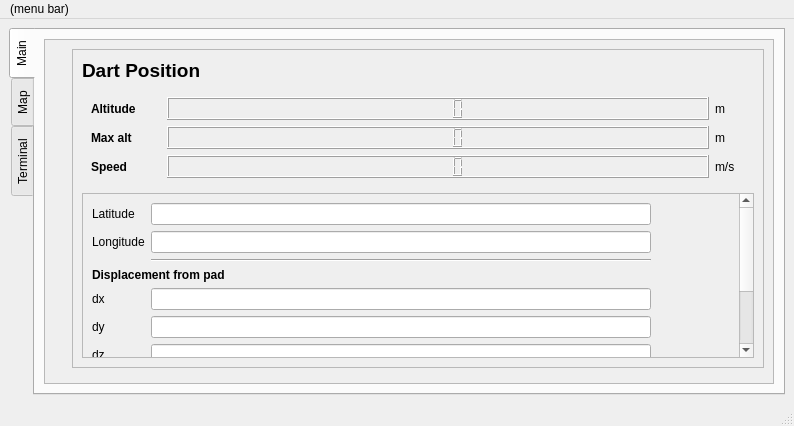
<?xml version="1.0" encoding="UTF-8"?>
<ui version="4.0">
 <class>MainWindow</class>
 <widget class="QMainWindow" name="MainWindow">
  <property name="geometry">
   <rect>
    <x>0</x>
    <y>0</y>
    <width>794</width>
    <height>426</height>
   </rect>
  </property>
  <property name="windowTitle">
   <string>TOAD GCS</string>
  </property>
  <widget class="QWidget" name="centralwidget">
   <layout class="QVBoxLayout" name="verticalLayout">
    <item>
     <widget class="QTabWidget" name="tabWidget">
      <property name="cursor">
       <cursorShape>ArrowCursor</cursorShape>
      </property>
      <property name="tabPosition">
       <enum>QTabWidget::West</enum>
      </property>
      <property name="currentIndex">
       <number>0</number>
      </property>
      <widget class="QWidget" name="MainTab">
       <attribute name="title">
        <string>Main</string>
       </attribute>
       <layout class="QVBoxLayout" name="verticalLayout_2">
        <item>
         <widget class="QScrollArea" name="scrollArea">
          <property name="widgetResizable">
           <bool>true</bool>
          </property>
          <widget class="QWidget" name="scrollAreaWidgetContents">
           <property name="geometry">
            <rect>
             <x>0</x>
             <y>0</y>
             <width>723</width>
             <height>337</height>
            </rect>
           </property>
           <layout class="QGridLayout" name="gridLayout">
            <item row="0" column="1">
             <widget class="toad_frame_1" name="frame_2">
              <property name="frameShape">
               <enum>QFrame::StyledPanel</enum>
              </property>
              <property name="frameShadow">
               <enum>QFrame::Raised</enum>
              </property>
             </widget>
            </item>
            <item row="1" column="1">
             <widget class="toad_frame_3" name="frame_5">
              <property name="frameShape">
               <enum>QFrame::StyledPanel</enum>
              </property>
              <property name="frameShadow">
               <enum>QFrame::Raised</enum>
              </property>
             </widget>
            </item>
            <item row="0" column="0" rowspan="2">
             <widget class="toad_frame_master" name="frame">
              <property name="frameShape">
               <enum>QFrame::StyledPanel</enum>
              </property>
              <property name="frameShadow">
               <enum>QFrame::Raised</enum>
              </property>
             </widget>
            </item>
            <item row="1" column="2">
             <widget class="toad_frame_4" name="frame_6">
              <property name="frameShape">
               <enum>QFrame::StyledPanel</enum>
              </property>
              <property name="frameShadow">
               <enum>QFrame::Raised</enum>
              </property>
             </widget>
            </item>
            <item row="1" column="3">
             <widget class="toad_frame_5" name="frame_4">
              <property name="frameShape">
               <enum>QFrame::StyledPanel</enum>
              </property>
              <property name="frameShadow">
               <enum>QFrame::Raised</enum>
              </property>
             </widget>
            </item>
            <item row="0" column="2">
             <widget class="toad_frame_2" name="frame_3">
              <property name="frameShape">
               <enum>QFrame::StyledPanel</enum>
              </property>
              <property name="frameShadow">
               <enum>QFrame::Raised</enum>
              </property>
             </widget>
            </item>
            <item row="0" column="3">
             <widget class="QFrame" name="frame_dart_location">
              <property name="frameShape">
               <enum>QFrame::StyledPanel</enum>
              </property>
              <property name="frameShadow">
               <enum>QFrame::Raised</enum>
              </property>
              <layout class="QVBoxLayout" name="verticalLayout_3">
               <item>
                <widget class="QLabel" name="label_dart_position">
                 <property name="font">
                  <font>
                   <pointsize>14</pointsize>
                   <weight>75</weight>
                   <bold>true</bold>
                  </font>
                 </property>
                 <property name="text">
                  <string>Dart Position</string>
                 </property>
                </widget>
               </item>
               <item>
                <widget class="QWidget" name="formWidget_2" native="true">
                 <layout class="QGridLayout" name="gridLayout_2">
                  <item row="2" column="0">
                   <widget class="QLabel" name="label_2">
                    <property name="maximumSize">
                     <size>
                      <width>70</width>
                      <height>16777215</height>
                     </size>
                    </property>
                    <property name="font">
                     <font>
                      <weight>75</weight>
                      <bold>true</bold>
                     </font>
                    </property>
                    <property name="text">
                     <string>Speed</string>
                    </property>
                   </widget>
                  </item>
                  <item row="1" column="0">
                   <widget class="QLabel" name="label">
                    <property name="maximumSize">
                     <size>
                      <width>70</width>
                      <height>16777215</height>
                     </size>
                    </property>
                    <property name="font">
                     <font>
                      <weight>75</weight>
                      <bold>true</bold>
                     </font>
                    </property>
                    <property name="text">
                     <string>Max alt</string>
                    </property>
                   </widget>
                  </item>
                  <item row="0" column="1">
                   <widget class="QLCDNumber" name="lcdNumber"/>
                  </item>
                  <item row="0" column="0">
                   <widget class="QLabel" name="altitudeLabel">
                    <property name="maximumSize">
                     <size>
                      <width>70</width>
                      <height>16777215</height>
                     </size>
                    </property>
                    <property name="font">
                     <font>
                      <weight>75</weight>
                      <bold>true</bold>
                     </font>
                    </property>
                    <property name="text">
                     <string>Altitude</string>
                    </property>
                   </widget>
                  </item>
                  <item row="0" column="2">
                   <widget class="QLabel" name="label_3">
                    <property name="maximumSize">
                     <size>
                      <width>30</width>
                      <height>16777215</height>
                     </size>
                    </property>
                    <property name="text">
                     <string>m</string>
                    </property>
                   </widget>
                  </item>
                  <item row="1" column="2">
                   <widget class="QLabel" name="label_4">
                    <property name="maximumSize">
                     <size>
                      <width>30</width>
                      <height>16777215</height>
                     </size>
                    </property>
                    <property name="text">
                     <string>m</string>
                    </property>
                   </widget>
                  </item>
                  <item row="2" column="2">
                   <widget class="QLabel" name="label_5">
                    <property name="maximumSize">
                     <size>
                      <width>30</width>
                      <height>16777215</height>
                     </size>
                    </property>
                    <property name="text">
                     <string>m/s</string>
                    </property>
                   </widget>
                  </item>
                  <item row="1" column="1">
                   <widget class="QLCDNumber" name="lcdNumber_2"/>
                  </item>
                  <item row="2" column="1">
                   <widget class="QLCDNumber" name="lcdNumber_3"/>
                  </item>
                 </layout>
                </widget>
               </item>
               <item>
                <widget class="QScrollArea" name="scrollArea_2">
                 <property name="widgetResizable">
                  <bool>true</bool>
                 </property>
                 <widget class="QWidget" name="scrollAreaWidgetContents_2">
                  <property name="geometry">
                   <rect>
                    <x>0</x>
                    <y>0</y>
                    <width>619</width>
                    <height>310</height>
                   </rect>
                  </property>
                  <layout class="QVBoxLayout" name="verticalLayout_4">
                   <item>
                    <layout class="QFormLayout" name="formLayout">
                     <property name="fieldGrowthPolicy">
                      <enum>QFormLayout::AllNonFixedFieldsGrow</enum>
                     </property>
                     <item row="0" column="0">
                      <widget class="QLabel" name="latitudeLabel">
                       <property name="text">
                        <string>Latitude</string>
                       </property>
                      </widget>
                     </item>
                     <item row="0" column="1">
                      <widget class="QLineEdit" name="latitudeLineEdit">
                       <property name="maximumSize">
                        <size>
                         <width>500</width>
                         <height>16777215</height>
                        </size>
                       </property>
                       <property name="readOnly">
                        <bool>true</bool>
                       </property>
                      </widget>
                     </item>
                     <item row="1" column="0">
                      <widget class="QLabel" name="longitudeLabel">
                       <property name="text">
                        <string>Longitude</string>
                       </property>
                      </widget>
                     </item>
                     <item row="1" column="1">
                      <widget class="QLineEdit" name="longitudeLineEdit">
                       <property name="maximumSize">
                        <size>
                         <width>500</width>
                         <height>16777215</height>
                        </size>
                       </property>
                       <property name="readOnly">
                        <bool>true</bool>
                       </property>
                      </widget>
                     </item>
                     <item row="2" column="1">
                      <widget class="Line" name="line">
                       <property name="maximumSize">
                        <size>
                         <width>500</width>
                         <height>16777215</height>
                        </size>
                       </property>
                       <property name="orientation">
                        <enum>Qt::Horizontal</enum>
                       </property>
                      </widget>
                     </item>
                     <item row="3" column="0" colspan="2">
                      <widget class="QLabel" name="label_displacement">
                       <property name="font">
                        <font>
                         <weight>75</weight>
                         <bold>true</bold>
                        </font>
                       </property>
                       <property name="text">
                        <string>Displacement from pad</string>
                       </property>
                      </widget>
                     </item>
                     <item row="4" column="0">
                      <widget class="QLabel" name="dxLabel">
                       <property name="text">
                        <string>dx</string>
                       </property>
                      </widget>
                     </item>
                     <item row="4" column="1">
                      <widget class="QLineEdit" name="dxLineEdit">
                       <property name="maximumSize">
                        <size>
                         <width>500</width>
                         <height>16777215</height>
                        </size>
                       </property>
                       <property name="readOnly">
                        <bool>true</bool>
                       </property>
                      </widget>
                     </item>
                     <item row="5" column="0">
                      <widget class="QLabel" name="dyLabel">
                       <property name="text">
                        <string>dy</string>
                       </property>
                      </widget>
                     </item>
                     <item row="5" column="1">
                      <widget class="QLineEdit" name="dyLineEdit">
                       <property name="maximumSize">
                        <size>
                         <width>500</width>
                         <height>16777215</height>
                        </size>
                       </property>
                       <property name="readOnly">
                        <bool>true</bool>
                       </property>
                      </widget>
                     </item>
                     <item row="6" column="0">
                      <widget class="QLabel" name="dzLabel">
                       <property name="text">
                        <string>dz</string>
                       </property>
                      </widget>
                     </item>
                     <item row="6" column="1">
                      <widget class="QLineEdit" name="dzLineEdit">
                       <property name="maximumSize">
                        <size>
                         <width>500</width>
                         <height>16777215</height>
                        </size>
                       </property>
                       <property name="readOnly">
                        <bool>true</bool>
                       </property>
                      </widget>
                     </item>
                     <item row="7" column="0">
                      <widget class="QLabel" name="dxDtLabel">
                       <property name="text">
                        <string>dx/dt</string>
                       </property>
                      </widget>
                     </item>
                     <item row="7" column="1">
                      <widget class="QLineEdit" name="dxDtLineEdit">
                       <property name="maximumSize">
                        <size>
                         <width>500</width>
                         <height>16777215</height>
                        </size>
                       </property>
                       <property name="readOnly">
                        <bool>true</bool>
                       </property>
                      </widget>
                     </item>
                     <item row="8" column="0">
                      <widget class="QLabel" name="dyDtLabel">
                       <property name="text">
                        <string>dy/dt</string>
                       </property>
                      </widget>
                     </item>
                     <item row="8" column="1">
                      <widget class="QLineEdit" name="dyDtLineEdit">
                       <property name="maximumSize">
                        <size>
                         <width>500</width>
                         <height>16777215</height>
                        </size>
                       </property>
                       <property name="readOnly">
                        <bool>true</bool>
                       </property>
                      </widget>
                     </item>
                     <item row="9" column="0">
                      <widget class="QLabel" name="dzDtLabel">
                       <property name="text">
                        <string>dz/dt</string>
                       </property>
                      </widget>
                     </item>
                     <item row="9" column="1">
                      <widget class="QLineEdit" name="dzDtLineEdit">
                       <property name="maximumSize">
                        <size>
                         <width>500</width>
                         <height>16777215</height>
                        </size>
                       </property>
                       <property name="readOnly">
                        <bool>true</bool>
                       </property>
                      </widget>
                     </item>
                    </layout>
                   </item>
                  </layout>
                 </widget>
                </widget>
               </item>
              </layout>
             </widget>
            </item>
           </layout>
          </widget>
         </widget>
        </item>
       </layout>
      </widget>
      <widget class="QWidget" name="MapTab">
       <attribute name="title">
        <string>Map</string>
       </attribute>
      </widget>
      <widget class="QWidget" name="TermTab">
       <attribute name="title">
        <string>Terminal</string>
       </attribute>
      </widget>
     </widget>
    </item>
   </layout>
  </widget>
  <widget class="QStatusBar" name="statusbar"/>
  <widget class="QMenuBar" name="menubar">
   <property name="geometry">
    <rect>
     <x>0</x>
     <y>0</y>
     <width>794</width>
     <height>25</height>
    </rect>
   </property>
   <widget class="QMenu" name="menu_menu_bar">
    <property name="title">
     <string>(menu bar)</string>
    </property>
   </widget>
   <addaction name="menu_menu_bar"/>
  </widget>
 </widget>
 <customwidgets>
  <customwidget>
   <class>toad_frame_master</class>
   <extends>QFrame</extends>
   <header>toad_frame_master</header>
   <container>1</container>
  </customwidget>
  <customwidget>
   <class>toad_frame_1</class>
   <extends>QFrame</extends>
   <header>toad_frame_1</header>
   <container>1</container>
  </customwidget>
  <customwidget>
   <class>toad_frame_2</class>
   <extends>QFrame</extends>
   <header>toad_frame_2</header>
   <container>1</container>
  </customwidget>
  <customwidget>
   <class>toad_frame_3</class>
   <extends>QFrame</extends>
   <header>toad_frame_3</header>
   <container>1</container>
  </customwidget>
  <customwidget>
   <class>toad_frame_4</class>
   <extends>QFrame</extends>
   <header>toad_frame_4</header>
   <container>1</container>
  </customwidget>
  <customwidget>
   <class>toad_frame_5</class>
   <extends>QFrame</extends>
   <header>toad_frame_5</header>
   <container>1</container>
  </customwidget>
 </customwidgets>
 <resources/>
 <connections/>
</ui>
